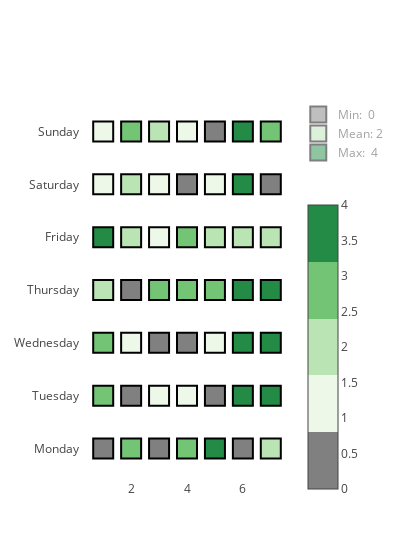

Here is the notebook cell this chart was saved with:
### Code cell
y_len = 7
y=['Monday', 'Tuesday', 'Wednesday', 'Thursday', 'Friday', 'Saturday', 'Sunday']
data = dict(x=[i for i in range(1, y_len + 1)], 
            y=y,
            value = [random.randrange(0,5) for i in range(7 * len(y))]
           )
greens = [(0, 'rgb(128,128,128)')] 
greens.append((0.2, 'rgb(128,128,128)'))
for i in range(4):
    greens.append((i * 0.2 + 0.2, colorlover.flipper()['seq']['4']['Greens'][i]))
    greens.append((i * 0.2 + 0.4, colorlover.flipper()['seq']['4']['Greens'][i]))

d, l = punch_card(data['x'], data['y'], data['value'], 
                  verbose=True, 
                  max_size=20, 
                  marker_symbol='square', 
                  equal_size_markers=True, 
                  outer_color='rgb(0,0,0)',
                  colorscale=greens,
                  number_format='.0f',
                  layout=dict(width=400,
                              xaxis=dict(showgrid=False), 
                              yaxis=dict(showgrid=False)
                             )
                 )


plotly.offline.iplot(plotly.graph_objs.Figure(data=d, layout=l))

### Figure 1 — Plotly figure (JSON) as saved in the notebook; plotly's stock layout.template omitted (floating-point values rounded to 4 significant figures)
{"data": [{"hoverinfo": "x+y+text", "marker": {"color": [0, 3, 0, 3, 4, 0, 2, 3, 0, 1, 1, 0, 4, 4, 3, 1, 0, 0, 1, 4, 4, 2, 0, 3, 3, 3, 4, 4, 4, 2, 1, 3, 2, 2, 2, 1, 2, 1, 0, 1, 4, 0, 1, 3, 2, 1, 0, 4, 3], "colorbar": {"len": 0.8, "y": 0.35}, "colorscale": [[0, "rgb(128,128,128)"], [0.2, "rgb(128,128,128)"], [0.2, "rgb(237,248,233)"], [0.4, "rgb(237,248,233)"], [0.4, "rgb(186,228,179)"], [0.6, "rgb(186,228,179)"], [0.6, "rgb(116,196,118)"], [0.8, "rgb(116,196,118)"], [0.8, "rgb(35,139,69)"], [1, "rgb(35,139,69)"]], "line": {"color": "rgb(0,0,0)", "width": 2}, "showscale": true, "size": 20, "symbol": "square"}, "mode": "markers", "showlegend": false, "text": [0, 3, 0, 3, 4, 0, 2, 3, 0, 1, 1, 0, 4, 4, 3, 1, 0, 0, 1, 4, 4, 2, 0, 3, 3, 3, 4, 4, 4, 2, 1, 3, 2, 2, 2, 1, 2, 1, 0, 1, 4, 0, 1, 3, 2, 1, 0, 4, 3], "type": "scatter", "x": [1, 2, 3, 4, 5, 6, 7, 1, 2, 3, 4, 5, 6, 7, 1, 2, 3, 4, 5, 6, 7, 1, 2, 3, 4, 5, 6, 7, 1, 2, 3, 4, 5, 6, 7, 1, 2, 3, 4, 5, 6, 7, 1, 2, 3, 4, 5, 6, 7], "y": ["Monday", "Monday", "Monday", "Monday", "Monday", "Monday", "Monday", "Tuesday", "Tuesday", "Tuesday", "Tuesday", "Tuesday", "Tuesday", "Tuesday", "Wednesday", "Wednesday", "Wednesday", "Wednesday", "Wednesday", "Wednesday", "Wednesday", "Thursday", "Thursday", "Thursday", "Thursday", "Thursday", "Thursday", "Thursday", "Friday", "Friday", "Friday", "Friday", "Friday", "Friday", "Friday", "Saturday", "Saturday", "Saturday", "Saturday", "Saturday", "Saturday", "Saturday", "Sunday", "Sunday", "Sunday", "Sunday", "Sunday", "Sunday", "Sunday"]}, {"hoverinfo": "name", "legendgroup": "legend_only", "marker": {"color": "rgb(128,128,128)", "line": {"color": "rgb(0,0,0)", "width": 2}, "size": 20, "symbol": "square"}, "mode": "markers", "name": "Min:  0", "showlegend": true, "type": "scatter", "visible": "legendonly", "x": [1], "y": ["Monday"]}, {"hoverinfo": "name", "legendgroup": "legend_only", "marker": {"color": "rgb(186.0, 228.0, 179.0)", "line": {"color": "rgb(0,0,0)", "width": 2}, "size": 20, "symbol": "square"}, "mode": "markers", "name": "Mean: 2", "showlegend": true, "type": "scatter", "visible": "legendonly", "x": [1], "y": ["Monday"]}, {"hoverinfo": "name", "legendgroup": "legend_only", "marker": {"color": "rgb(35,139,69)", "line": {"color": "rgb(0,0,0)", "width": 2}, "size": 20, "symbol": "square"}, "mode": "markers", "name": "Max:  4", "showlegend": true, "type": "scatter", "visible": "legendonly", "x": [1], "y": ["Monday"]}], "layout": {"width": 400, "xaxis": {"showgrid": false}, "yaxis": {"showgrid": false}}}
